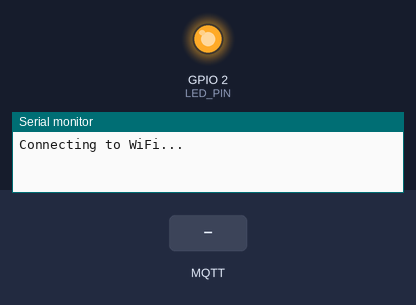
The sketch below on a simulated ESP32. On the bench: output pins drawn as LEDs (lit = HIGH), the last lines printed to the serial monitor. The test bench sets the inputs (shaded band). WiFi joins after 1.5 s; servers stay silent unless stated; no MQTT or app messages arrive unless stated.

Above: at 0.1 s.
At 2.8 s:
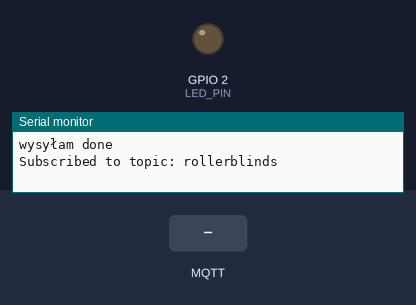
2.9 s: MQTT message "1" arrives on the first subscribed topic
4.4 s: MQTT message "on" arrives on the first subscribed topic
5.9 s: MQTT message "off" arrives on the first subscribed topic
Timing chart, 0 to 8.9 s (numbered marks = the images above; inputs shaded):
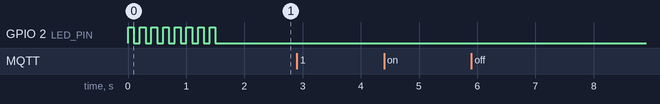

The sketch:

main.ino
```cpp
#include <WiFi.h>
#include <PubSubClient.h>
#include <Stepper.h>
#include <ArduinoJson.h>

const int stepsPerRevolution = 2048;  // liczba kroków na pełen obrót

// ULN2003 Motor Driver Pins dla pierwszego silnika
#define IN1_1 27
#define IN2_1 14
#define IN3_1 12
#define IN4_1 13

// ULN2003 Motor Driver Pins dla drugiego silnika
#define IN1_2 17
#define IN2_2 16
#define IN3_2 4
#define IN4_2 2

// ULN2003 Motor Driver Pins dla trzeciego silnika
#define IN1_3 32
#define IN2_3 33
#define IN3_3 25
#define IN4_3 26

// inicjalizacja bibliotek dla trzech silników
Stepper stepper1(stepsPerRevolution, IN1_1, IN3_1, IN2_1, IN4_1);
Stepper stepper2(stepsPerRevolution, IN1_2, IN3_2, IN2_2, IN4_2);
Stepper stepper3(stepsPerRevolution, IN1_3, IN3_3, IN2_3, IN4_3);

const char* WIFI_SSID = "_WIFI_SSID";
const char* WIFI_PASSWORD = "_WIFI_PASSWORD";
#define LED_PIN 2

// MQTT Broker Configuration
const char* MQTT_SERVER = "_MQTT_SERVER_IP";
const int MQTT_PORT = 1883;
const char* MQTT_TOPIC = "rollerblinds";
const char* MQTT_REACHED_TOPIC = "reached";
const char* MQTT_USER = "_MQTT_USERNAME";
const char* MQTT_PASSWORD = "_MQTT_PASSWORD";

WiFiClient espClient;
PubSubClient client(espClient);

void setup() {
  // Initialize serial port
  Serial.begin(115200);

  // ustawienie prędkości dla każdego silnika
  stepper1.setSpeed(10);
  stepper2.setSpeed(10);
  stepper3.setSpeed(10);

  // Initialize LED pin
  pinMode(LED_PIN, OUTPUT);
  digitalWrite(LED_PIN, LOW);

  // Start WiFi connection
  Serial.println("Connecting to WiFi...");
  WiFi.begin(WIFI_SSID, WIFI_PASSWORD);

  while (WiFi.status() != WL_CONNECTED) {
    digitalWrite(LED_PIN, HIGH);  // Blink LED while connecting
    delay(100);
    digitalWrite(LED_PIN, LOW);
    delay(100);
    Serial.print(".");
  }

  // Connected to WiFi
  digitalWrite(LED_PIN, LOW);  // Turn LED off to indicate WiFi connected
  Serial.println("\nConnected to WiFi!");
  Serial.print("IP Address: ");
  Serial.println(WiFi.localIP());

  // Connect to MQTT Broker
  client.setServer(MQTT_SERVER, MQTT_PORT);
  client.setCallback(callback);

  reconnect();  // Initial attempt to connect to MQTT broker
}

void loop() {
  if (!client.connected()) {
    digitalWrite(LED_PIN, HIGH);  // Turn on LED if MQTT connection is lost
    reconnect();
  }
  client.loop();
}

void callback(char* topic, byte* payload, unsigned int length) {
  // Handle incoming MQTT messages
  Serial.print("Message received on topic: ");
  Serial.println(topic);

  // Print the payload (message body)
  Serial.print("Payload: ");
  for (int i = 0; i < length; i++) {
    Serial.print((char)payload[i]);
  }
  Serial.println(); // Print a newline after the payload

  // Parse JSON payload
  StaticJsonDocument<200> doc;
  DeserializationError error = deserializeJson(doc, payload, length);
  if (error) {
    Serial.print("deserializeJson() failed: ");
    Serial.println(error.c_str());
    return;
  }

  // Ensure the payload is an array with exactly three elements
  if (!doc.is<JsonArray>() || doc.size() != 3) {
    Serial.println("Invalid payload format. Expected an array of three numbers.");
    return;
  }

  // Extract step counts for each stepper motor
  int steps1 = doc[0];
  int steps2 = doc[1];
  int steps3 = doc[2];

  // Calculate the maximum steps required
  int maxSteps = max(abs(steps1), max(abs(steps2), abs(steps3)));

  // Move motors simultaneously
  for (int step = 0; step < maxSteps; step++) {
    if (step < abs(steps1)) {
      stepper1.step(steps1 > 0 ? 1 : -1);
    }
    if (step < abs(steps2)) {
      stepper2.step(steps2 > 0 ? 1 : -1);
    }
    if (step < abs(steps3)) {
      stepper3.step(steps3 > 0 ? 1 : -1);
    }
    delay(5); // Adjust delay as needed for your application
  }

  // Confirm the steps taken
  Serial.println("Stepper motors moved to new positions.");

  // Publish "done" message to the "reached" topic
  Serial.println("wysyłam done");
  client.publish(MQTT_REACHED_TOPIC, "done");
}

void reconnect() {
  // Loop until we're reconnected
  while (!client.connected()) {
    Serial.print("Attempting MQTT connection...");
    // Attempt to connect
    if (client.connect("ESP32Client", MQTT_USER, MQTT_PASSWORD)) {
      Serial.println("Connected to MQTT broker");
      Serial.println("wysyłam done");
      client.publish(MQTT_REACHED_TOPIC, "done");
      client.subscribe(MQTT_TOPIC);
      Serial.println("Subscribed to topic: rollerblinds");
      digitalWrite(LED_PIN, LOW);  // Turn off LED to indicate MQTT connected
    } else {
      Serial.print("Failed to connect to MQTT broker, rc=");
      Serial.print(client.state());
      Serial.println(" Retrying in 5 seconds...");
      // Wait 5 seconds before retrying
      delay(5000);
    }
  }
}
```
